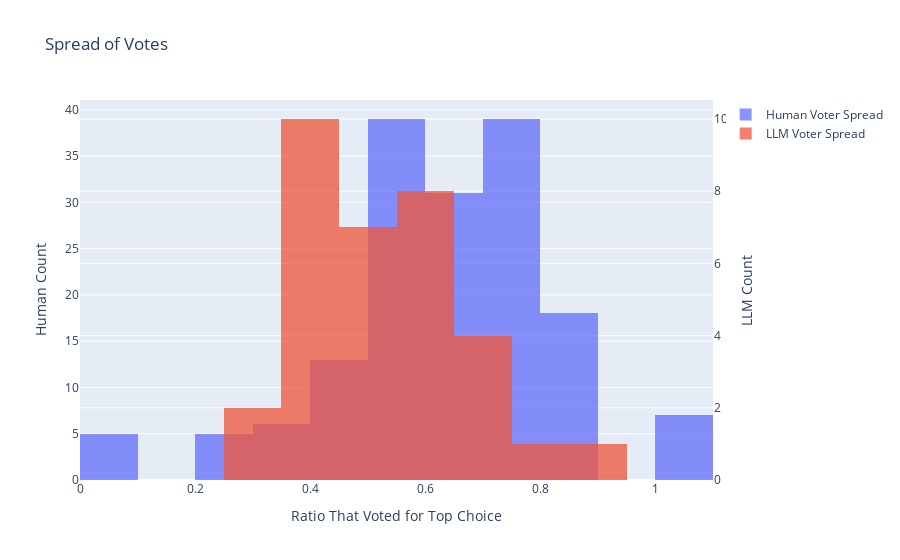

This figure's notebook cell:
### Markdown cell above
### Voting spread

How unified vs spread out the votes were per round

### Code cell
def human_spread(group):
    # Drop NaN or None values in voted_for
    votes = group['voted_for'].dropna()
    # Count the votes
    vote_counts = votes.value_counts()
    if len(vote_counts) == 0:
        return 0
    # Get most voted for person / total votes
    return vote_counts.iloc[0] / len(group)
hum_vote_spread = hum_rounds_df.groupby("game_id").apply(human_spread).reset_index()[0]

llm_vote_spread = []
for vote in llm_votes:
    llm_vote_spread.append(Counter(vote.values()).most_common(1)[0][1] / len(vote))


fig = go.Figure(
    data=[
        go.Histogram(name='Human Voter Spread', x=hum_vote_spread, opacity=0.75, yaxis='y', offsetgroup=1),
        go.Histogram(name='LLM Voter Spread', x=llm_vote_spread, opacity=0.75, yaxis='y2', offsetgroup=2),
    ],
    layout=dict(
        title="Spread of Votes",
        xaxis=dict(title="Ratio That Voted for Top Choice"),
        yaxis={"title": "Human Count"},
        yaxis2={'overlaying': 'y', 'side': 'right', "title": "LLM Count"},
    )
)
# Change the bar mode
fig.update_layout(barmode='overlay', height=400)
fig.show()

### Figure 1 — Plotly figure (JSON) as saved in the notebook; plotly's stock layout.template omitted (floating-point values rounded to 4 significant figures; data arrays with more than 128 entries replaced by an {"elided": "..."} marker saying what was removed)
{"data": [{"name": "Human Voter Spread", "offsetgroup": "1", "opacity": 0.75, "type": "histogram", "x": {"elided": "163 float values"}, "yaxis": "y"}, {"name": "LLM Voter Spread", "offsetgroup": "2", "opacity": 0.75, "type": "histogram", "x": [0.5714, 0.6, 0.4286, 0.6, 0.5714, 0.6667, 0.5, 0.7143, 0.6, 0.4286, 0.5, 0.5, 0.6667, 0.3333, 0.8571, 0.4, 0.5, 0.5, 0.6667, 0.4286, 0.4, 0.4286, 0.5, 0.4, 0.75, 0.4286, 0.5, 0.5714, 0.4286, 0.6, 0.4286, 0.3333, 0.6], "yaxis": "y2"}], "layout": {"autosize": true, "barmode": "overlay", "title": {"text": "Spread of Votes"}, "xaxis": {"autorange": true, "range": [6.939e-17, 1.1], "title": {"text": "Ratio That Voted for Top Choice"}, "type": "linear"}, "yaxis": {"autorange": true, "range": [0, 41.05], "title": {"text": "Human Count"}}, "yaxis2": {"autorange": true, "overlaying": "y", "range": [0, 10.53], "side": "right", "title": {"text": "LLM Count"}}}}
